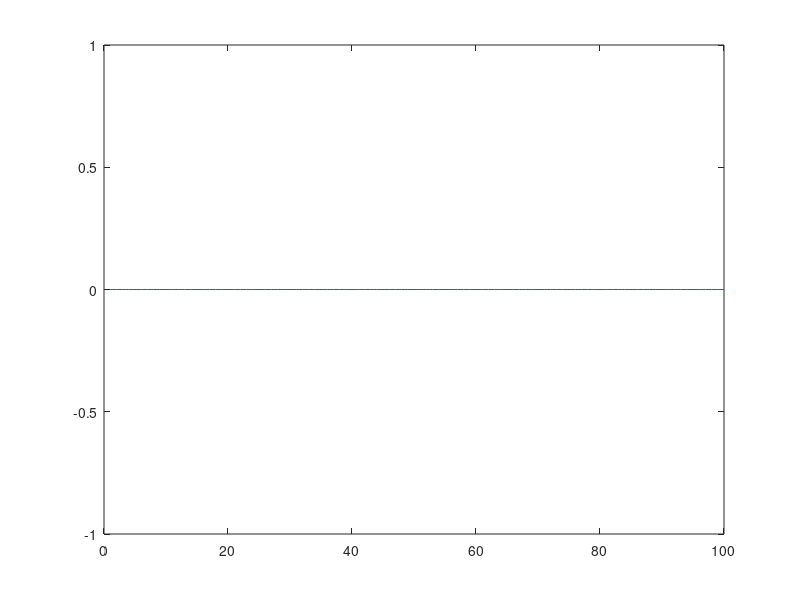

The MATLAB source for this figure: (Note: this script raises an error after producing the figure.)
clc;
clear;
format long;

% fileID = fopen('output.txt','w');

A = [
    0.921, 0, 0.041, 0;
    0, 0.918, 0, 0.033;
    0, 0, 0.924, 0;
    0, 0, 0, 0.937
];
 B = [
    0.017, 0.001;
    0.001, 0.023;
    0, 0.001;
    0.072, 0;
];
 C = [
    1,0,0,0; 
    0,1,0,0
];
 D = zeros(2, 2);
 N = 50;
 uSteady = [1; 1];
 ySteady = [0.65; 0.77];
 L = 30;
 n = 4;
 m = 2;
 p = 2;
 R = 10^-4 * eye(2);
 Q = 3 * eye(2);
 normValue = @(x, matrix) sqrt(x * matrix * x');
 l = @(u, y) normValue(u, R)^2 + normValue(y, Q)^2;

objective = @(x) objectiveFunc(x, n, L, l, uSteady, ySteady);

% {u^d, y^d}.
uData = zeros(1, N * 2);
yData = zeros(1, N * 2);
curX = zeros(n, 1);
for i = 1:N
    uData(1, [i * 2 - 1 i * 2]) = [ - 1 + 2 / N * (i - 1)];
    %uData(1, [i * 2 - 1 i * 2]) = [-1 + rand * 2 -1 + rand * 2];
    %yData([i * 2 - 1 i * 2]) = [(C * curX)'];
    %curX = A * curX + B * uData(1, [i * 2 - 1 i * 2])';
end
%figure(1);
%plot(uData(1:2:800), uData(2:2:800));
%figure(2);
plot(yData);

uRes = zeros(N + n, 2);
yRes = zeros(N + n, 2);

Aeq = zeros((L + n) * 4, (L + n) * 4 + N - (L + n) + 1);
beq = zeros(1, (L + n) * 4);
uHankel = hankelMatrix(reshape(uData, 2, N)', L + n, N);
yHankel = hankelMatrix(reshape(yData, 2, N)', L + n, N);
alphaShift = (L + n) * 4;
alphaRange = alphaShift + 1:(L + n) * 4 + N - (L + n) + 1;
for i = 1:4:(L + n) * 4
    Aeq(i, i) = 1;
    Aeq(i + 1, i + 1) = 1;
    Aeq(i + 2, i + 2) = 1;
    Aeq(i + 3, i + 3) = 1;
    hIndex = fix(i / 4) + 1;
    Aeq(i, alphaRange) = -uHankel(hIndex, :, 1);
    Aeq(i + 1, alphaRange) = -uHankel(hIndex, :, 2);
    Aeq(i + 2, alphaRange) = -yHankel(hIndex, :, 1);
    Aeq(i + 3, alphaRange) = -yHankel(hIndex, :, 2);
end
    
disp('MPC loop started.');
for t = 0:N - 1
    disp('iteration');
    disp(t);
    
    % Main constraint.
    timeIndex = n + 1 + t;
    Aeq(1:n * 4, alphaRange) = zeros(n * 4, N - (L + n) + 1);
    j = timeIndex - n;
    for i = 1:4:n * 4
        beq(i) = uRes(j, 1);
        beq(i + 1) = uRes(j, 2);
        beq(i + 2) = yRes(j, 1);
        beq(i + 3) = yRes(j, 2);
        j = j + 1;
    end
    
    % Initial constraint.
%     for i = n * 4 + 1:4:L * 4
%         beq(i) = uRes(j, 1);
%         beq(i + 1) = uRes(j, 2);
%         beq(i + 2) = yRes(j, 1);
%         beq(i + 3) = yRes(j, 2);
%         j = j + 1;
%     end
    
    % Terminal constraint.
    for i = (L + n) * 4 - n * 4 + 1:4:(L + n) * 4
        beq(i) = uSteady(1, 1);
        beq(i + 1) = uSteady(2, 1);
        beq(i + 2) = ySteady(1, 1);
        beq(i + 3) = ySteady(2, 1);
    end
    
    startedValues = [ ...
        beq(1:4 * n) ...
        zeros(1, (L + n) * 4 - 4 * n - 4 * n) ...
        beq((L + n) * 4 - n * 4 + 1:(L + n) * 4) ...
        zeros(1, N - (L + n) + 1)
    ];
    
    res = fmincon(objective, startedValues, [], [], Aeq, beq');
    res = res(1:(L + n) * 4);
    j = timeIndex - n;
    for i = 1:4:(L + n) * 4
        uRes(j, 1) = res(i);
        uRes(j, 2) = res(i + 1);
        yRes(j, 1) = res(i + 2);
        yRes(j, 2) = res(i + 3);
        j = j + 1;
    end
%     j = timeIndex;
%     i = n * 4 + 1;
%     uRes(j, 1) = res(i);
%     uRes(j, 2) = res(i + 1);
%     yRes(j, 1) = res(i + 2);
%     yRes(j, 2) = res(i + 3);
    %disp(res);
end

%fclose(fileID);


